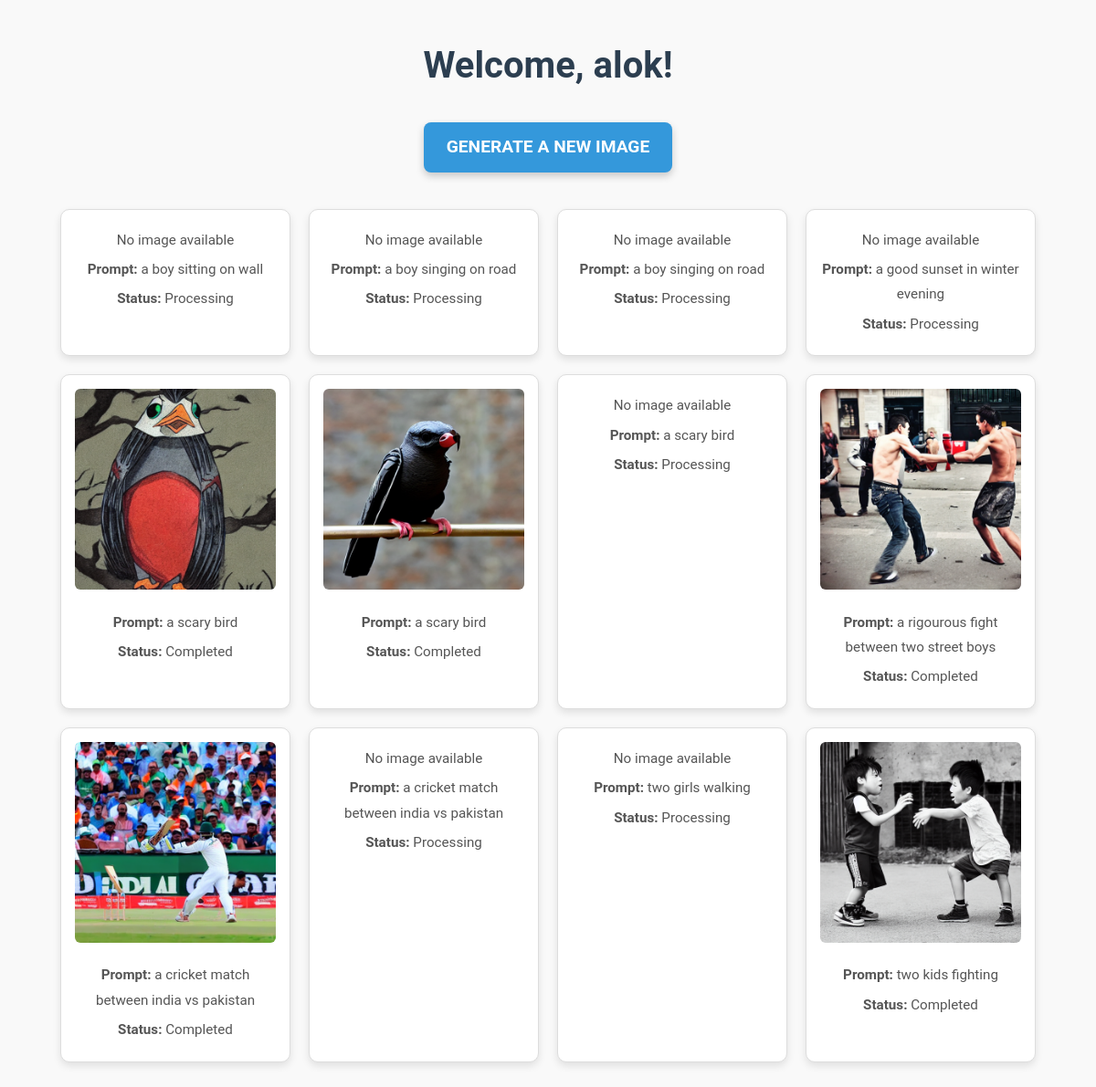
The app's page /dashboard (signed in) with its own data.
### models.py (models this page shows, shortened)
class User(db.Model):
    __tablename__ = 'users'
    id = db.Column(db.Integer, primary_key=True)
    username = db.Column(db.String(80), unique=True, nullable=False)
    password_hash = db.Column(db.String(128), nullable=False)

class GeneratedContent(db.Model):
    __tablename__ = 'generated_content'
    id = db.Column(db.Integer, primary_key=True)
    user_id = db.Column(db.Integer, db.ForeignKey('users.id'), nullable=False)
    prompt = db.Column(db.Text, nullable=False)
    video_paths = db.Column(db.Text, nullable=True)  # Optional for future video generation
    image_paths = db.Column(db.Text, nullable=True)  # Allow None initially
    status = db.Column(db.String(20), default="Processing")
    generated_at = db.Column(db.DateTime, default=datetime.utcnow)
    user = db.relationship('User', backref=db.backref('generated_content', lazy=True))

### app.py (the view)
@app.route('/dashboard')
@login_required
def dashboard():
    user = User.query.filter_by(username=session['username']).first()
    generated_contents = GeneratedContent.query.filter_by(user_id=user.id).order_by(GeneratedContent.generated_at.desc()).all()
    return render_template('dashboard.html', username=user.username, generated_contents=generated_contents)

### app.py (called while the page is built)
def login_required(f):
    @wraps(f)
    def decorated_function(*args, **kwargs):
        if 'username' not in session:
            flash('You need to log in to access this page.')
            return redirect(url_for('login'))
        return f(*args, **kwargs)
    return decorated_function

### templates/dashboard.html (shortened to what this page needs)
<!DOCTYPE html>
<html lang="en">
<head>
    <link rel="stylesheet" href="{{ url_for('static', filename='style.css') }}">
</head>
<body>
    <div class="dashboard">
        <h1>Welcome, {{ username }}!</h1>
        <a href="{{ url_for('generate_video') }}" class="btn">Generate a New Image</a>
        <div class="generated-outputs">
            {% for content in generated_contents %}
            <div class="generated-output">
                {% if content.image_paths %}
                <img src="{{ url_for('static', filename=content.image_paths.split('/')[-1]) }}" alt="Generated Image">
                {% else %}
                <p>No image available</p>
                {% endif %}
                <p><strong>Prompt:</strong> {{ content.prompt }}</p>
                <p><strong>Status:</strong> {{ content.status }}</p>
            </div>
            {% endfor %}
        </div>
    </div>
</body>
</html>

### static/style.css (style rules this page uses)
body { font-family: 'Roboto', sans-serif; margin: 0; padding: 0; background-color: #f9f9f9; color: #333; line-height: 1.6; overflow-x: hidden; }
h1, h2 { text-align: center; font-weight: 700; margin: 0; }
h1 { font-size: 3rem; color: #2c3e50; }
p { font-size: 1.2rem; text-align: center; margin: 20px 0; line-height: 1.8; }
.btn { display: inline-block; background-color: #3498db; color: #fff; font-size: 1.2rem; font-weight: bold; text-transform: uppercase; padding: 15px 30px; border-radius: 50px; text-decoration: none; margin: 10px; transition: all 0.3s ease; box-shadow: 0px 4px 8px rgba(0, 0, 0, 0.2); }
.dashboard { width: 90%; max-width: 1200px; margin: 40px auto; text-align: center; }
.dashboard h1 { margin-bottom: 20px; font-size: 2.5rem; color: #2c3e50; }
.dashboard .btn { background: #3498db; color: #fff; padding: 12px 25px; font-size: 1.2rem; border-radius: 8px; cursor: pointer; transition: background 0.3s ease, transform 0.1s; }
.generated-outputs { display: flex; flex-wrap: wrap; gap: 20px; justify-content: center; margin-top: 30px; }
.generated-output { background: #ffffff; border: 1px solid #ddd; border-radius: 10px; box-shadow: 0 4px 8px rgba(0, 0, 0, 0.1); padding: 15px; width: 220px; text-align: center; transition: transform 0.2s ease, box-shadow 0.2s ease; }
.generated-output img { max-width: 100%; height: auto; border-radius: 6px; margin-bottom: 10px; }
.generated-output p { margin: 5px 0; font-size: 0.95rem; color: #555; }

### records on screen
User: username "alok"
GeneratedContent: shows "No image available", prompt "a boy sitting on wall", status "Processing"
GeneratedContent: shows "No image available", prompt "a boy singing on road", status "Processing"
GeneratedContent: shows "No image available", prompt "a boy singing on road", status "Processing"
GeneratedContent: shows "No image available", prompt "a good sunset in winter evening", status "Processing"
GeneratedContent: image_paths (picture), prompt "a scary bird", status "Completed"
GeneratedContent: image_paths (picture), prompt "a scary bird", status "Completed"
GeneratedContent: shows "No image available", prompt "a scary bird", status "Processing"
GeneratedContent: image_paths (picture), prompt "a rigourous fight between two street boys", status "Completed"
GeneratedContent: image_paths (picture), prompt "a cricket match between india vs pakistan", status "Completed"
GeneratedContent: shows "No image available", prompt "a cricket match between india vs pakistan", status "Processing"
GeneratedContent: shows "No image available", prompt "two girls walking", status "Processing"
GeneratedContent: image_paths (picture), prompt "two kids fighting", status "Completed"
